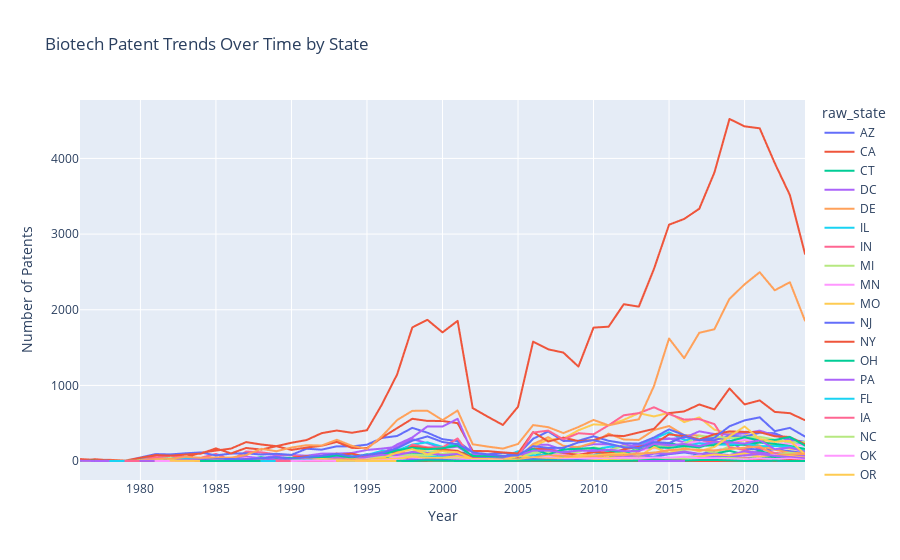

Source (notebook cell):
### Code cell
# Create an interactive line plot showing patent trends by state
fig = px.line(
    patent_trends_by_state, 
    x="year", 
    y="patent_count", 
    color="raw_state",  # Color by state
    title="Biotech Patent Trends Over Time by State",
    labels={"patent_count": "Number of Patents", "year": "Year"}
)

# Show the plot
fig.show()
